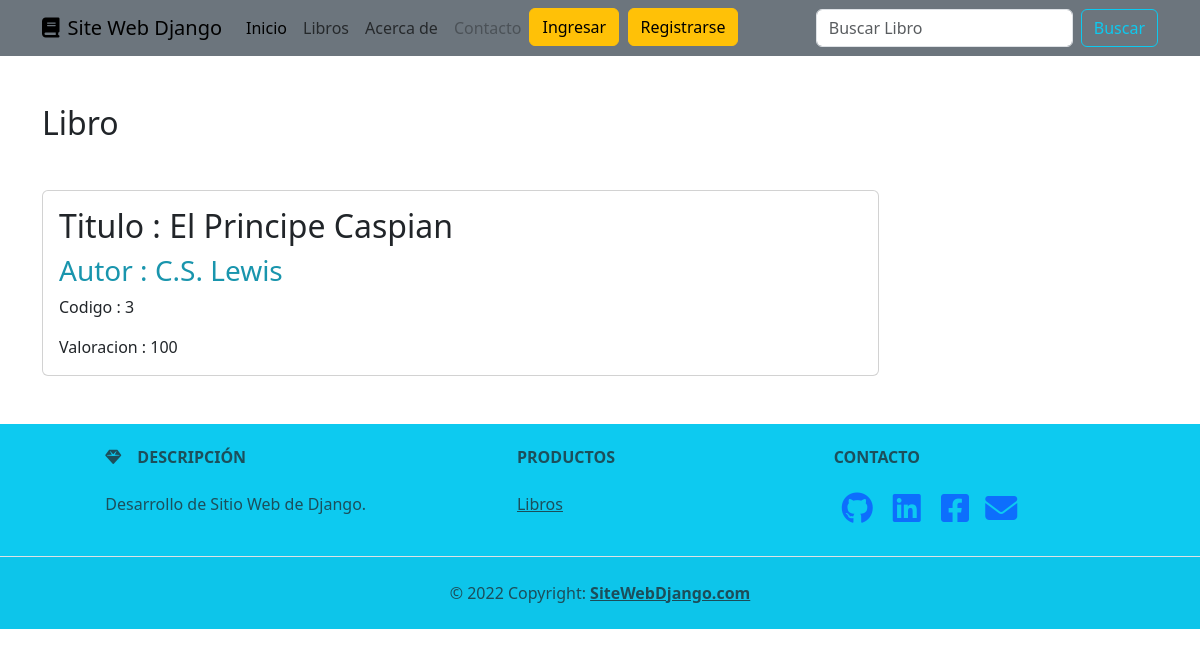
Screenshot of /ver_libro/3 with the database file from the repository.
### book/models.py (models this page shows)
class Book(models.Model):
    titulo=models.CharField(max_length=100)
    autor=models.CharField(max_length=100)
    valoracion=models.IntegerField(help_text='Valoracion entre 0 y 100')
    fecha_creacion =models.DateField(default= datetime.datetime.now)
    fecha_modificacion =models.DateField(default= datetime.datetime.now)
    class Meta:
        verbose_name ='Libro'
        verbose_name_plural = 'Libros'
        permissions = [
            ('development','permiso como desarrollador'),
            ('scrum_master','permiso como scrum_master'),
            ('product_owner', 'permiso como product_owner')
        ]

### book/views.py (the view)
# urls.py: path('ver_libro/<int:libro_id>', ver_libro, name='ver_libro')
def ver_libro(request,libro_id):
    book = get_object_or_404(Book, id=libro_id)
    return render(request,'ver_libro.html',{'book':book})

### book/templates/ver_libro.html (shortened to what this page needs)
{% extends 'layout.html' %}
{% load bootstrap5 %}
{% block content %}
 <section class="ver container mt-5">
     <h2>Libro</h2>
       {% if book %}
     <div class="card w-75 my-5">
     <div class="card-body">
     <h2 class="card-title">Titulo : {{ book.titulo }}</h2>
      <h3>Autor : {{ book.autor }}</h3>
      <p>Codigo : {{ book.id }}</p>
      <p class="card-text">Valoracion : {{ book.valoracion }}</p>
       {% else %}
       <p>No hay libros disponibles para la busqueda</p>
       {% endif %}
</div>
</div>
   </section>
{% endblock %}

### book/static/book/css/style.css (style rules this page uses)
#ver h2,h3 { color:#1995ad; }

### rows the page displays
Book: titulo "El Principe Caspian", autor "C.S. Lewis", id "3", valoracion "100"
